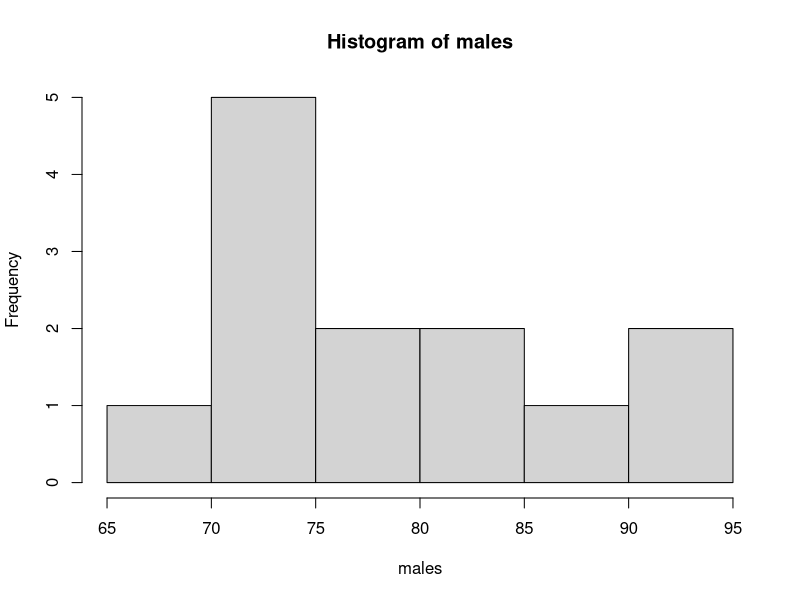
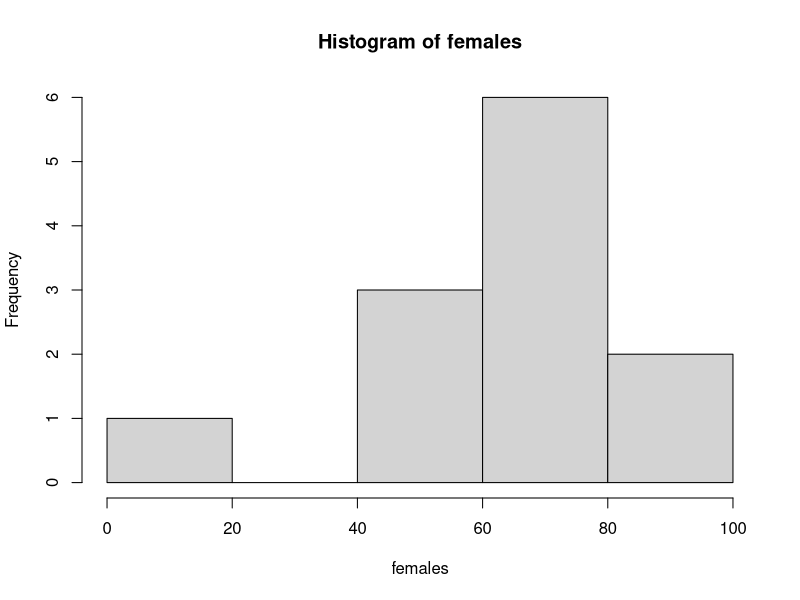

Source code (R) for these figures, in order:
#Initial data
data <- read.csv("ex5data.txt" , header=TRUE , sep=' ')

males <- data[data$ΦΥΛΟ == 'Α',]$ΒΑΡΟΣ
females <- data[data$ΦΥΛΟ == 'Γ',]$ΒΑΡΟΣ

hist(males)
hist(females)
#Data is alright , sample size is large enough and the distribution looks
# to be normal

N1 <- length(males)
N2 <- length(females)

m1 <- mean(males)
m2 <- mean(females)

s1 <- sd(males)
s2 <- sd(females)

#Calculating the t for 80 % confidence interval
abs(qt(0.1, df=min(N1-1,N2-1))) -> t
#Calculating the margin of error
mt <- t * ( (s1 / sqrt(N1)) + (s2 / sqrt(N2)))
#Calculating the final confidence interval
lowerbound <- (m1 - m2) - mt
upperbound <- (m1 - m2) + mt
message("80% Confidence interval is [ ", lowerbound , " , " , upperbound, " ]"  )


